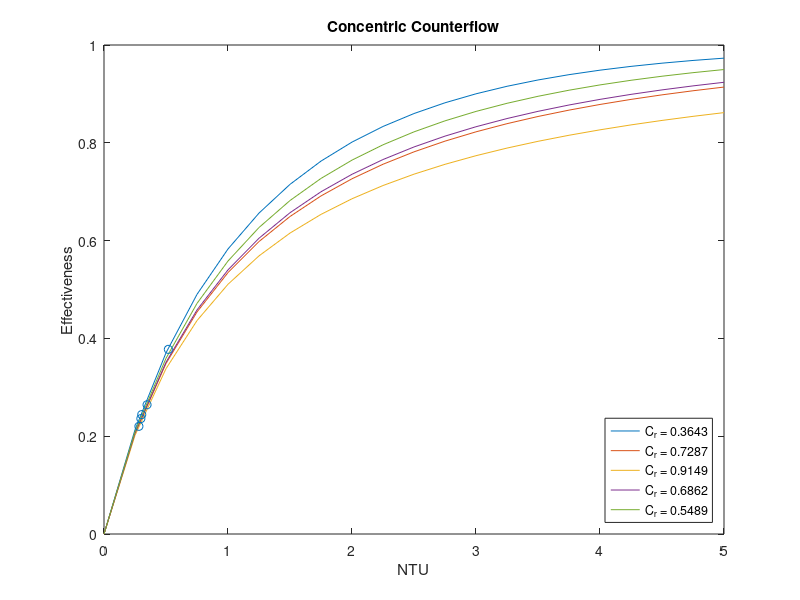

The MATLAB script that drew this image:
clc
clear all 
close all
 
mDotc = [0.4, 0.5, 0.1, 0.2, 0.3]; % kg/s
mDoth = [0.275,0.275,0.275,0.275,0.275]; % kg/s
 
T_hi = [54.5,55.0,54.8,55.3,55.6];
T_co = [19.7,18.7,29.4,25,22.2];
T_ci = [12.4,12.5,12.9,12.9,12.9];
T_ho = [45.1,44.7,48.8,46.9,46.5];
 
T_ave_c = (T_co+T_ci)/2+273
T_ave_h = (T_hi+T_ho)/2+273
 
C_c = [4181, 4184, 4184, 4184, 4184];
C_h = [4182, 4182, 4182, 4182, 4182]; 
 
C_r1 = (0.063*4184)/(0.173*4182);
C_r2 = (0.126*4184)/(0.173*4182);
C_r3 = (0.173*4182)/(0.189*4184);
C_r4 = (0.173*4182)/(0.252*4184);
C_r5 = (0.173*4182)/(0.315*4184);
 
NTU = 0:0.25:5;
 
C_rtotal = [C_r1, C_r2, C_r3, C_r4, C_r5];
 
%eff = (1-exp(-NTU.*(1-C_rtotal)))./(1-C_rtotal.*exp(-NTU.*(1-C_rtotal)));
 
C_r1tot = [0.3643, 0.3643, 0.3643, 0.3643, 0.3643,0.3643,0.3643,0.3643,0.3643,0.3643,0.3643,0.3643,0.3643,0.3643,0.3643,0.3643,0.3643,0.3643,0.3643,0.3643,0.3643];
C_r2tot = [0.7287, 0.7287, 0.7287, 0.7287, 0.7287,0.7287,0.7287,0.7287,0.7287,0.7287,0.7287,0.7287,0.7287,0.7287,0.7287,0.7287,0.7287,0.7287,0.7287,0.7287,0.7287];
C_r3tot = [0.9149, 0.9149, 0.9149, 0.9149, 0.9149,0.9149,0.9149,0.9149,0.9149,0.9149,0.9149,0.9149,0.9149,0.9149,0.9149,0.9149,0.9149,0.9149,0.9149,0.9149,0.9149];
C_r4tot = [0.6862, 0.6862, 0.6862, 0.6862, 0.6862,0.6862,0.6862,0.6862,0.6862,0.6862,0.6862,0.6862,0.6862,0.6862,0.6862,0.6862,0.6862,0.6862,0.6862,0.6862,0.6862];
C_r5tot = [0.5489, 0.5489, 0.5489, 0.5489, 0.5489,0.5489,0.5489,0.5489,0.5489,0.5489,0.5489,0.5489,0.5489,0.5489,0.5489,0.5489,0.5489,0.5489,0.5489,0.5489,0.5489];
 
eff1 = (1-exp(-NTU.*(1-C_r1tot)))./(1-C_r1tot.*exp(-NTU.*(1-C_r1tot)));
eff2 = (1-exp(-NTU.*(1-C_r2tot)))./(1-C_r2tot.*exp(-NTU.*(1-C_r2tot)));
eff3 = (1-exp(-NTU.*(1-C_r3tot)))./(1-C_r3tot.*exp(-NTU.*(1-C_r3tot)));
eff4 = (1-exp(-NTU.*(1-C_r4tot)))./(1-C_r4tot.*exp(-NTU.*(1-C_r4tot)));
eff5 = (1-exp(-NTU.*(1-C_r5tot)))./(1-C_r5tot.*exp(-NTU.*(1-C_r5tot)));
 
% figure(1)
% plot(NTU, eff1)
% hold on
% plot(NTU, eff2)
% plot(NTU, eff3)
% plot(NTU, eff4)
% plot(NTU, eff5)
% xlabel('NTU')
% ylabel('Effectiveness')
% legend('C_r = 0.3643', 'C_r = 0.7287', 'C_r = 0.9149', 'C_r = 0.6862', 'C_r = 0.5489', 'location', 'southeast')
% hold off
 
 
C_cold = mDotc.*C_c;
C_hot = mDoth.*C_h;
 
qc = (mDotc.*C_c).*(T_co-T_ci)
qh = (mDoth.*C_h).*(T_hi-T_ho)
C_min = [263.4, 527.2, 723.486, 723.486, 723.486] 
qmax = C_min.*(T_hi-T_ci) 
effb = qh./qmax
effb2 = qc./qmax
eff_correct = [0.3776, 0.2643, 0.2202, 0.2360, 0.2442]
del_T1 =(T_hi - T_co) 
del_T2 = (T_ho-T_ci) 
del_log_mean = (del_T2-del_T1)./(log(del_T2./del_T1)) 
UA_c = qc./del_log_mean
UA_h = qh./del_log_mean
UA_correct = [136.7258, 183.0138, 203.6799, 215.0227, 220.1313]
NTUb = UA_correct./C_min
 
figure(1)
plot(NTU, eff1)
hold on
plot(NTU, eff2)
plot(NTU, eff3)
plot(NTU, eff4)
plot(NTU, eff5)
scatter(NTUb, eff_correct, 'b*')
title('Concentric Counterflow')
xlabel('NTU')
ylabel('Effectiveness')
legend('C_r = 0.3643', 'C_r = 0.7287', 'C_r = 0.9149', 'C_r = 0.6862', 'C_r = 0.5489', 'location', 'southeast')
hold off